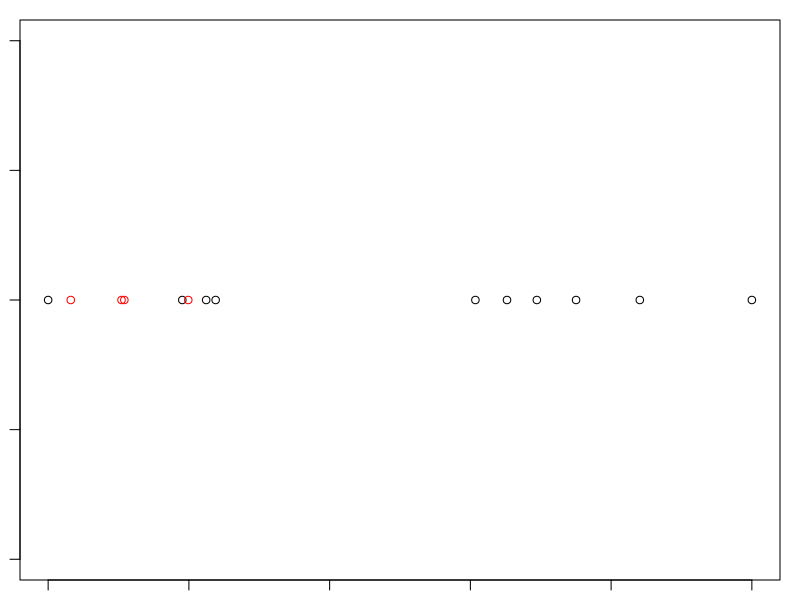
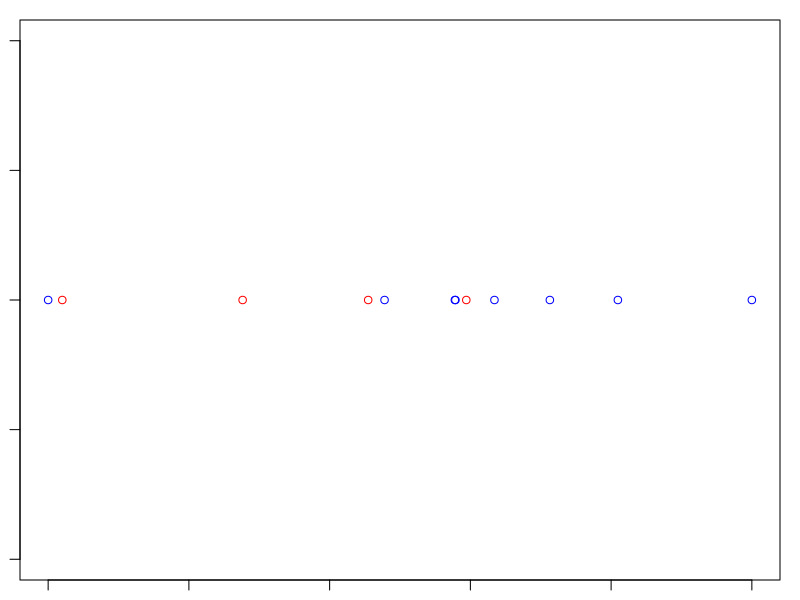
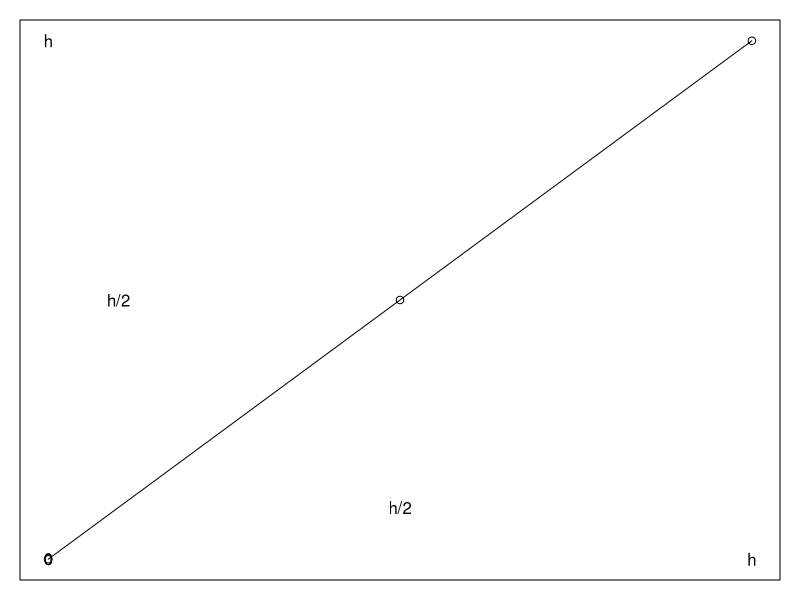
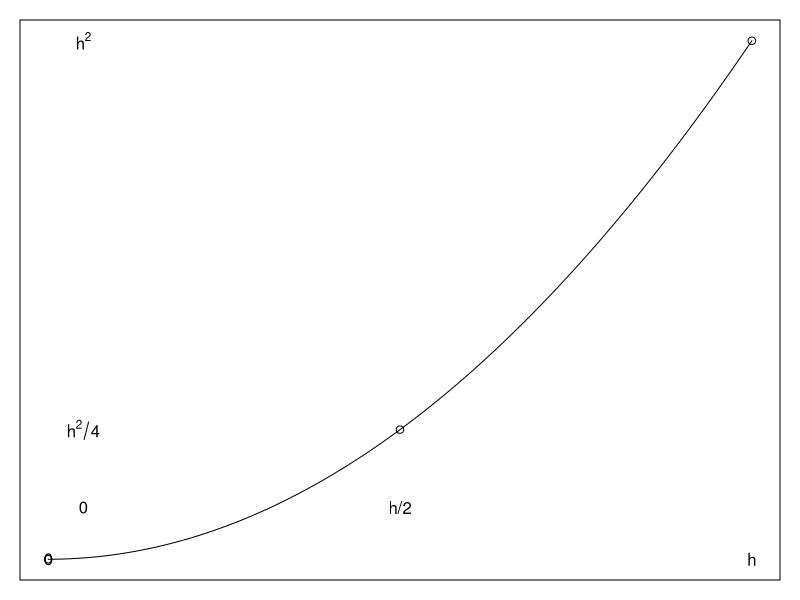
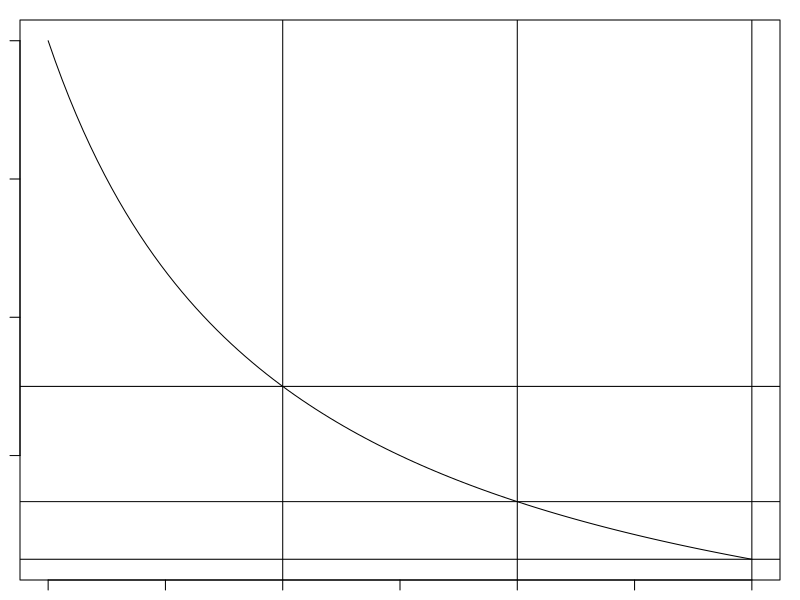
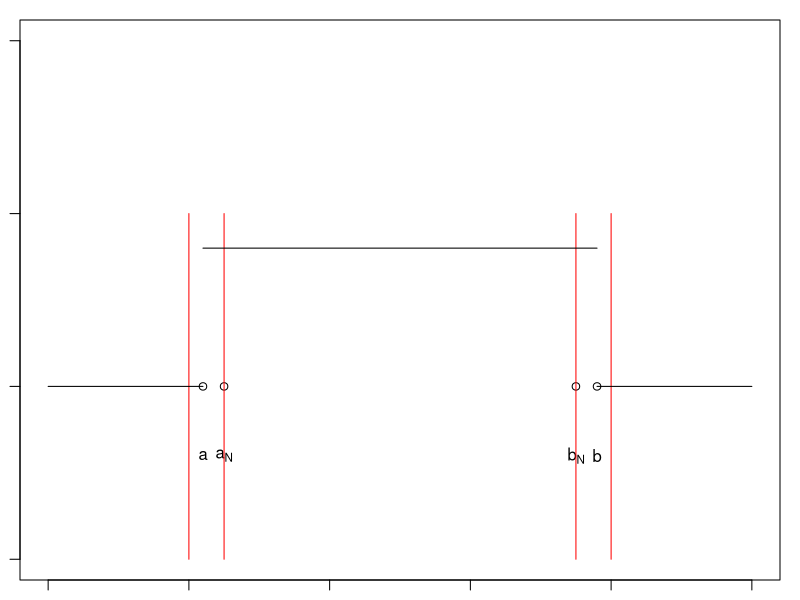
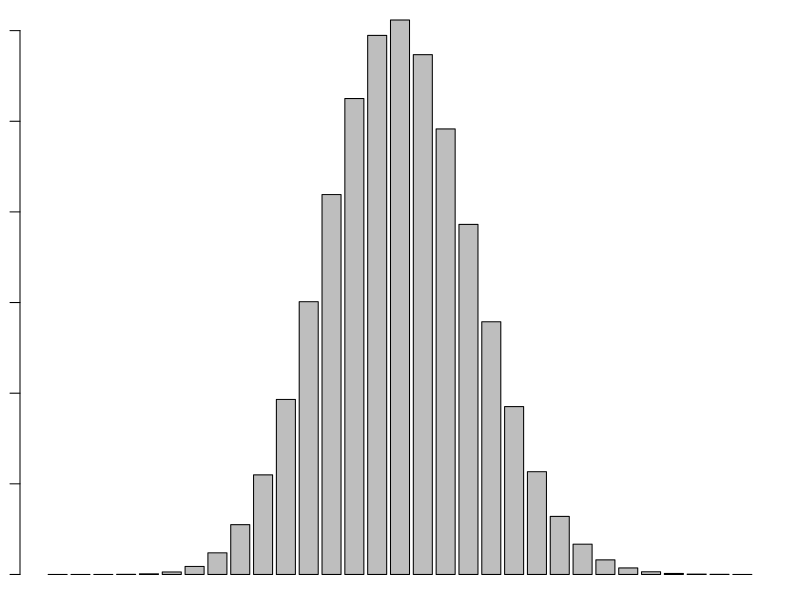
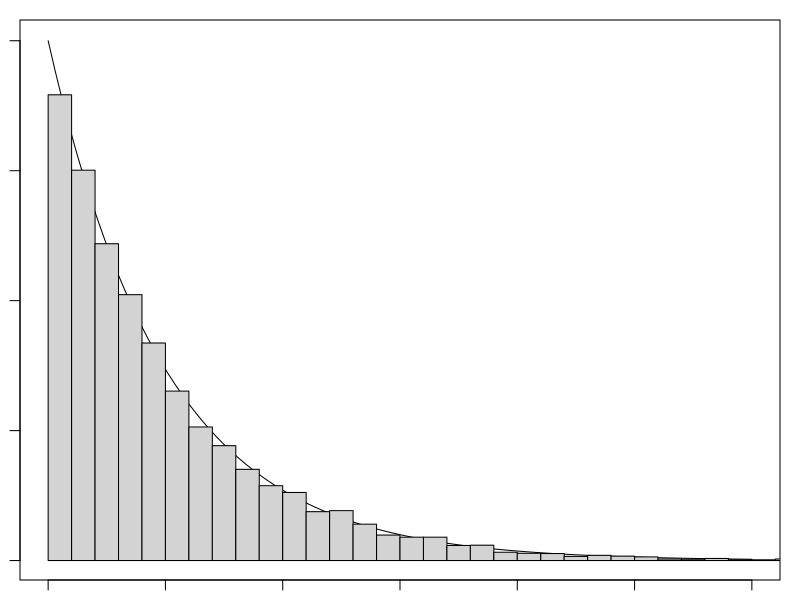

The R script that drew these images, in order:
## ---- chunk 1
knitr::opts_chunk$set(echo = TRUE, collapse = TRUE)
## ---- chunk 2
par(mar= c(1,1,1,1))
P <- runif(8, min = 0, max = 1)    
plot(c(P,0,1),rep(0,10))
extra <- runif(4)
points(c(extra),rep(0,4),col = "red")
## ---- chunk 3
par(mar= c(1,1,1,1))
P <- runif(6, min = 0, max = 1)    
plot(c(P,0,1),rep(0,8),col = "blue")
extra <- runif(4)
points(c(extra),rep(0,4),col = "red")
## ---- chunk 4
  curve(1*x, from =0, to = 1,  xlab = "", ylab = "", xaxt = "n" ,yaxt = "n") 
  points(c(0,.5, 1),c(0,.5,1))
  text(0,0, "0"); text(0.5,0.1, "h/2"); text(1,0, "h")
  text(0,0, "0"); text(0.1,0.5, "h/2"); text(0,1, "h")
## ---- chunk 5
  curve(x^2, from =0, to = 1, , xlab = "", ylab = "", xaxt = "n" ,yaxt = "n") 
  points(c(0,.5, 1),c(0,.25,1))
  text(0,0, "0"); text(0.5,0.1, "h/2"); text(1,0, "h")
  text(0.05,0.1, "0"); text(0.05,0.25, expression(h^2/4)); text(0.05,1, expression(h^2))
## ---- chunk 6
  curve(1/x, from = 1, to = 4); abline(v = c(2,3,4)) ; abline(h = c(1/2,1/3,1/4))
    ((1/6)*(1/2)+ (2/3)*(1/3)+ (1/6)*(1/4))* 2
## ---- chunk 7
#Choose a function to integrate.
  f <- function(x) tan(x)
#Choose endpoints
  a <- pi/4; b <- pi/3
#Choose the number of equal subintervals
  n <- 10
#Construct the partition with n equal subintervals
  Part <- seq( from = a, to = b, length.out = n+1); Part #first index is 1
  RsumLeft <- RsumRight <- RsumMidpoint <- RsumRandom1 <- RsumRandom2 <- RsumMonteCarlo <- 0      #to tally the Riemann sums
  for (i in 1:n) {
    RsumLeft <- RsumLeft + f(Part[i])
    RsumRight <- RsumRight + f(Part[i+1])
    RsumMidpoint <- RsumMidpoint + f((Part[i]+Part[i+1])/2)
    xEval <- runif(1,min=Part[i],max=Part[i+1])  #choose a random point
    RsumRandom1 <- RsumRandom1 + f(xEval)   #evaluate at a random point
    xEval <- runif(1,min=Part[i],max=Part[i+1])  #choose a different random point
    RsumRandom2 <- RsumRandom2 + f(xEval)   #evaluate at a random point
    xEval <- runif(1,min=a,max=b)  #choose a random point anywhere in [a,b]
    RsumMonteCarlo <- RsumMonteCarlo + f(xEval)
  }
#Ask R for the exact answer so we can compare
  -log(cos(b)) + log(cos(a))     #for the tangent function we know an antiderivative
  integrate(tan, lower = a, upper = b)  #the R built-in function does very well
  RsumLeft * (b-a)/n     #too low, since the tangent function is increasing
  RsumRight * (b-a)/n    #too high, since the tangent function is increasing
  RsumMidpoint * (b-a)/n #much better estimate
  (RsumLeft/6+ RsumRight/6+2*RsumMidpoint/3)* (b-a)/n   #Simpson gets 7 decimal places correct
  RsumRandom1 * (b-a)/n   #better than left or right
  RsumRandom2 * (b-a)/n   #different random choices, different answer
  RsumMonteCarlo * (b-a)/n   #random choices may not be well spaced; could be way off
## ---- chunk 8
 par(mar = c(1,1,1,1))
 plot(c(0.22,0.25, 0.75,0.78), c(0,0,0,0), xlim = c(0,1), ylim = c(-0.05,0.1))

 text(c(0.22,0.25, 0.75,0.78), c(-0.02,-0.02,-0.02,-0.02),c("a",expression("a"[N]),expression("b"[N]),"b"))
 segments(c(0.20,0.25,0.75, 0.8),c(-0.05,-0.05,-0.05,-0.05),c(0.20,0.25,0.75, 0.8),c(0.05,0.05,0.05,0.05), col = "red")
 segments(c(0, 0.22,0.78),c(0,0.04,0),c(0.22,0.78,1),c(0,0.04,0))
## ---- chunk 9
  n <- 50 #trials
  p <- 0.3 #probability of success
  barplot(dbinom(0:30, n, p),names.arg = 0:30)   #tells the whole story
  dbinom(18, n, p)    #probability of a single value
  pbinom(18,n,p); sum(dbinom(0:18,n,p))  #probability for X less than or equal to x 
  sum(dbinom(seq(from = 10, to =20, by = 2),n,p)) #probability of an even value between 10 and 20
  sum(dbinom(0:n,n,p))  #total probability must equal 1
## ---- chunk 10
lambda <- 0.2  #the one parameter for an exponential distribution
curve(dexp(x, lambda), from = 0, to = 30)   #the whole story
integrate(function(x) dexp(x, lambda), lower = 0, upper = 100) #total probability must be 1
integrate(function(x) dexp(x, lambda), lower = 0, upper = 10)  #probability that X is 10 or less
pexp(10, lambda)   #this function has the same meaning for discrete or continuous
samples <- rexp(10000, lambda)  #this generates random samples
head(samples)    #these are real numbers, not integers
#A histogram, when converted to probabilities, matches the graph of the density function
hist(samples,breaks = 30,prob = TRUE, add = TRUE)
## ---- chunk 11
integrate(function(x) dexp(x, lambda), lower = 2, upper = 4) #probability that X is between 2 and 4
pexp(4, lambda) - pexp(2, lambda)  #another way
samples <- rexp(10000, lambda)  #generate random samples
mean((samples > 2) & (samples < 4))  #proportion of the samples between 2 and 4 
pexp(2.000001, lambda) - pexp(1.999999, lambda)  #probability that a sample is exactly 2 is zero
dexp(2,lambda)    #this is a probability density
dexp(2,lambda) * .02  #probability of being in an interval of length .02 near 2
pexp(2.01, lambda) - pexp(1.99, lambda)
## ---- chunk 12
library(plotrix)
par(mar = c(0,0,0,0))
plot(NULL, asp = 1, xlim = c(-2.8,2.8), ylim = c(-2.8,2.8), bty = "n", xaxt= "n", yaxt = "n", xlab = "", ylab= "n")
draw.circle(0, 0,2)
draw.circle(0, 0,2*sqrt(2))
points(c(-2,-2,2,2,-2), c(-2,2,2,-2,-2), type = "l")
text(2.4,2,"(a,a)")
text(2.4,-2,"(a,-a)")
text(-2.4,2,"(-a,a)")
text(-2.4,-2,"(-a,-a)")
points(c(-2,2), c(1.5,1.5), type = 'l',lty = 2)
points(c(-2,2), c(1.4,1.4), type = 'l',lty = 2)
draw.circle(0, 0,1.2, lty = 2)
draw.circle(0, 0,1.1, lty = 2)
text(0,1.5, "strip")
text(1.1,0, "ring")
## ---- chunk 13
gamma(3); gamma(7/2); gamma(4)
curve(gamma, from = 0.25, to = 4.5)
abline(v = 1:4, col = "red")
abline(h = c(1,2,6), col = "blue")
## ---- chunk 14
r <- 4; lambda <- 0.1
#Add together $r$ samples from a geometric distribution, and do it 20000 times
#Add one to each sample to get the "until" version of geometric
N <- 20000; GSamples <- numeric(N)
for (i in 1:N) {
  GSamples[i] = sum(rgeom(r,lambda)+1)  #add 1 to convert to "until" version
}
hist(GSamples, breaks =60)
mean(GSamples)   #Should be close to 4*10 = 40

#Add together $r$ samples from an exponential distribution, and do it 20000 times
N <- 20000; ESamples <- numeric(N)
for (i in 1:N) {
  ESamples[i] = sum(rexp(r,lambda)) 
}
hist(ESamples, breaks =60)
mean(ESamples)
#Here is a way to plot two histograms side by side
library(plotrix)
multhist(list(GSamples,ESamples), breaks =30, prob = TRUE)

#The density function for the gamma distribution matches the histogram nicely.
hist(ESamples, breaks =60, prob = TRUE)
curve(dgamma(x, r, lambda), add = TRUE)
## ---- chunk 15
#Here is the formula for the density function
mu <- function(x, r, lambda) lambda^r* x^(r-1)*exp(-lambda*x)/gamma(r)
#Thanks to the gamma function in the denominator, the total probability is 1.
#Notice that R can handle an infinite limit of integration.
integrate(mu, lambda = 0.1, r = 4, lower = 0, upper = Inf)
integrate(mu, lambda = 0.1, r = 4, lower = 0, upper = Inf)
integrate(mu, lambda = 0.1, r = 4, lower = 0, upper = 10)
pgamma(10, 4, 0.1)   #the probability that X is less than or equal to 10
#For gamma random variables with the same rate parameter lambda, the shape parameters add up.
#Add together 3 samples from an gamma distribution with r = 4, and do it 20000 times
N <- 20000; samples <- numeric(N)
for (i in 1:N) {
  samples[i] = sum(rgamma(3,shape=4, rate=0.1)) 
}
hist(samples, breaks =60, prob = TRUE)
curve(dgamma(x, shape = 12, rate = 0.1), add = TRUE)
#Any time a histogram of your data starts like a power of x and falls off exponentially,
#a gamma distribution might provide a good model.
#The shape parameter $r$ does not have to be an integer, just a real number > 0.
curve(dgamma(x, shape = 0.5, rate = 0.1))   #density can be unbounded
curve(dgamma(x, shape = 1.7, rate = 0.1), from = 0, to = 40)   #density can rise abruptly
curve(dgamma(x, shape = 8.27, rate = 1), from = 0, to = 20)   #density can rise slowly
#In every case, there is a long tail to the right.
#With rate parameter lambda = 0.5 and shape parameter df/2, the gamma distribution is the chi-square distribution
#with df degrees of freedom
curve(dchisq(x, df = 3), from = 0, to = 10)
curve(dgamma(x, shape = 3/2, rate  = 0.5), add = TRUE, col = "red") #the same density function
## ---- chunk 16
lambda = 0.2
#Expectation for an exponential distribution
#We can supply the integrand as an unnamed function of x.
integrate(function(x) x*dexp(x, rate = lambda), lower = 0, upper = Inf)
#For a gamma distribution with r = 4 the expectation should be 4 times larger
integrate(function(x) x*dgamma(x, shape = 4, rate = lambda), lower = 0, upper = Inf)
#We can also calculate variances, say for a uniform distribution in [1,7]
EXsq <- integrate(function(x) x^2*dunif(x, min = 1, max = 7), lower = 1, upper = 7); EXsq
EX <- integrate(function(x) x*dunif(x, min = 1, max = 7), lower = 1, upper = 7); EX
#The numerical value of an integral is the first item on a list of details
EXsq$value-(EX$value)^2   #the variance - theoretical
#We can check the answer by simulation
sample <- runif(10000, min = 1, max = 7)
var(sample)   #this is the correct number to compare with the population variance.
## ---- chunk 17
 curve(sin(x^2), from = 0,to = sqrt(8*pi), xlab = "u", ylab = expression(paste("sin(",u^2,")")))
abline(h = 0)
abline(v = 0)
text(1.1, 0.5, expression(A[1]))
text(2.2, -0.5, expression(A[2]))
text(2.8, 0.5, expression(A[3]))
text(3.3, -0.5, expression(A[4]))

## ---- chunk 18
par(mar = c(2,2,1,1))
failTimes <- c(620,470,260,89, 388,242,103,100,39, 460,284,1285,218,393,106,158,152,477,
403,103,69, 158,818,947,399,1274, 32, 12, 134,660,548,381,203,871,193,531,
317,85, 1410, 250,41, 1101, 32, 421,32, 343,376,1512, 1792, 47, 95, 76, 515,72,
1585, 253,6,860,89, 1055, 537,101,385,176,11, 565, 164,16, 1267, 352,160,195,
1279, 356,751,500,803,560, 151,24, 689,1119, 1733, 2194, 763,555,14, 45, 776,1)
#We can estimate the parameter from the sample mean
mu <- mean(failTimes); mu
lambda <- 1/mu
hist(failTimes, breaks = 20, prob = TRUE)
curve(dexp(x, rate = lambda),col = "red", add = TRUE)
## ---- chunk 19
bins <- qexp(0.1*(0:10), lambda); bins
#The order() function returns a vector of indices for the sorted data
failSort <- failTimes[order(failTimes)]; head(failSort)
# The cut() function does exactly what we want!
cut(failSort, bins, labels = FALSE)  #default labels are integers 1:10
# In fact, the sorting was unnecessary
bincode <- cut(failTimes, bins, labels = FALSE)
head(failTimes); head(bincode) #looks reasonable
Observed <- table(bincode); Observed
Expected <- sum(Observed)/10
#Now we do the usual chi-square test
chisq <- sum((Observed - Expected)^2/Expected); chisq
#Since we estimated a parameter from the data there are only 8 degrees of freedom
pValue <- pchisq(chisq, df = 8, lower.tail = FALSE); pValue
#So the observations are consistent with an exponential distribution
#The built-in test does not know to lower the degrees of freedom.
chisq.test(Observed)
